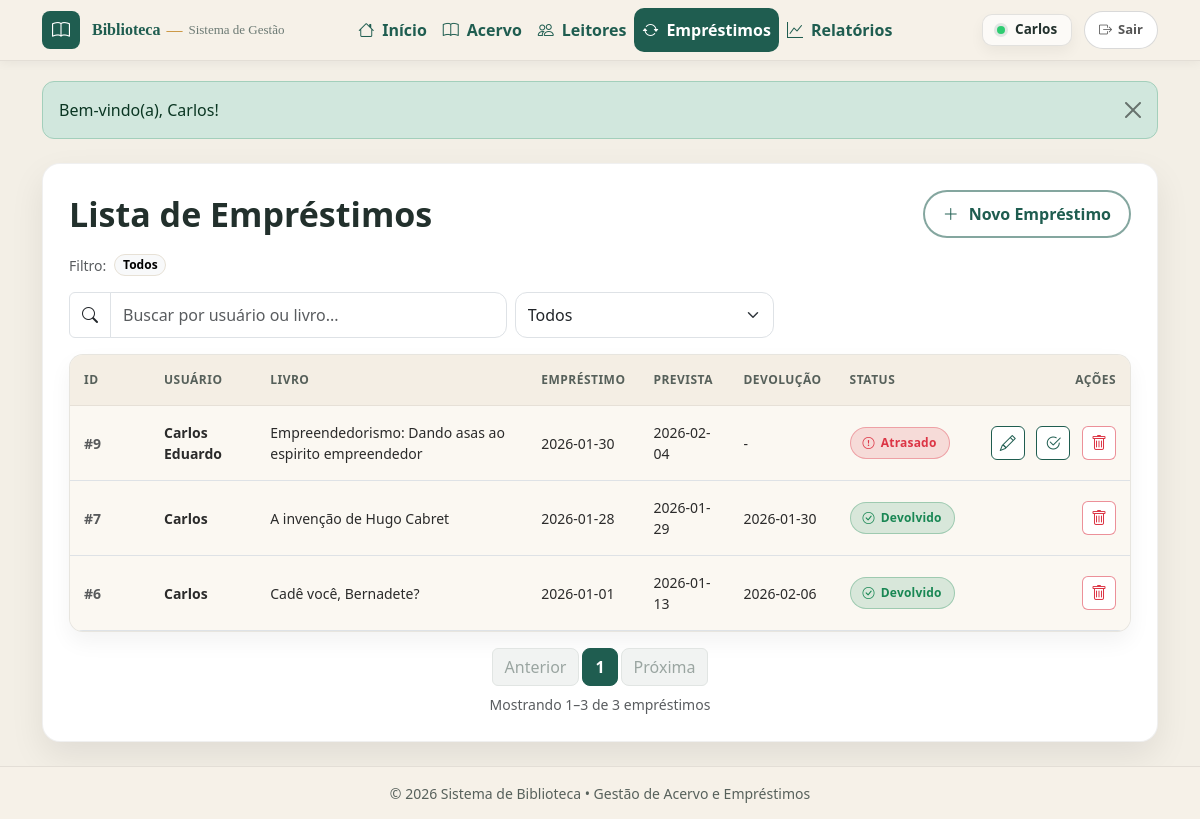
The app's page /emprestimos/listar.php (signed in), older data.
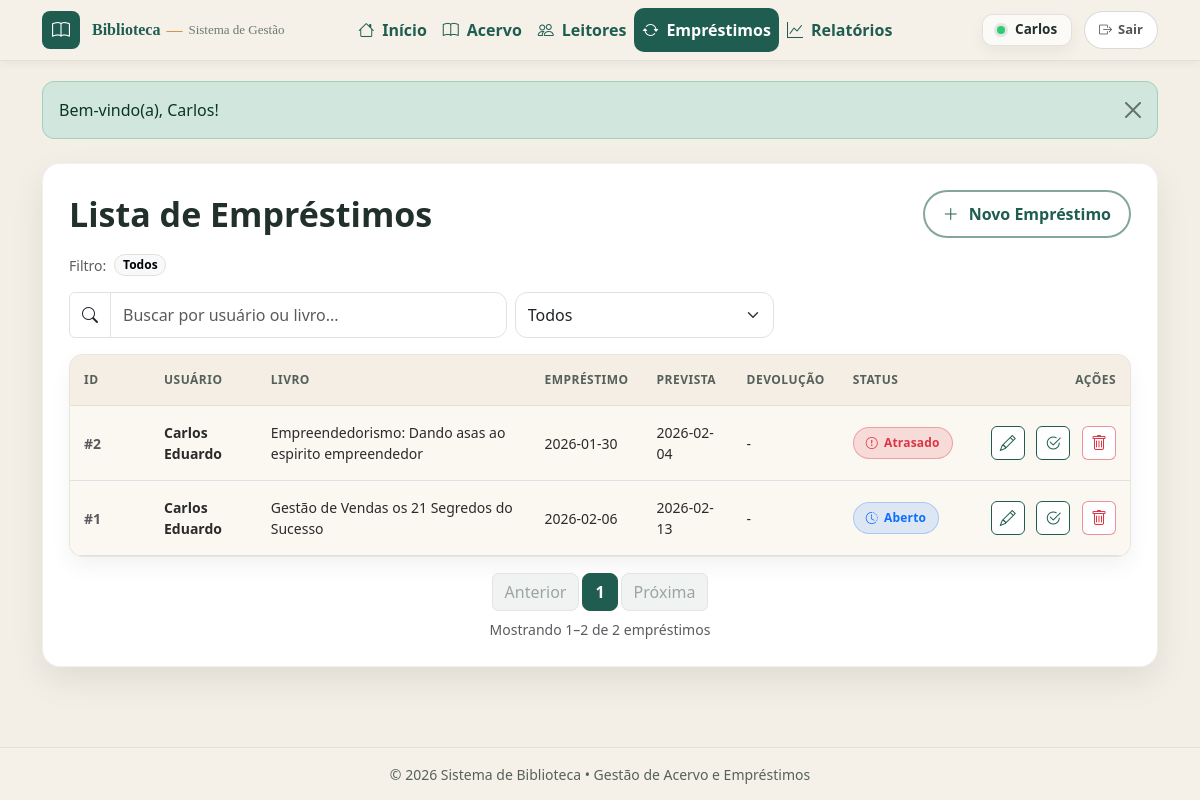
The same page, newer data.
### tables this page shows
CREATE TABLE `emprestimos` (
  `id` int(11) NOT NULL,
  `id_usuario` int(11) NOT NULL,
  `id_livro` int(11) NOT NULL,
  `data_emprestimo` date DEFAULT curdate(),
  `data_prevista` date DEFAULT NULL,
  `data_devolucao` date DEFAULT NULL,
  `devolvido` tinyint(1) DEFAULT 0
);

CREATE TABLE `usuarios` (
  `id` int(11) NOT NULL,
  `nome` varchar(100) NOT NULL,
  `email` varchar(255) DEFAULT NULL,
  `telefone` varchar(20) DEFAULT NULL,
  `criado_em` timestamp NOT NULL DEFAULT current_timestamp(),
  `perfil` enum('admin','leitor') NOT NULL,
  `cpf` varchar(14) NOT NULL,
  `ativo` tinyint(1) NOT NULL DEFAULT 1
);

CREATE TABLE `livros` (
  `id` int(11) NOT NULL,
  `titulo` varchar(150) NOT NULL,
  `autor` varchar(100) DEFAULT NULL,
  `ano_publicacao` int(11) DEFAULT NULL,
  `disponivel` tinyint(1) DEFAULT 1,
  `criado_em` timestamp NOT NULL DEFAULT current_timestamp(),
  `ISBN` varchar(20) DEFAULT NULL,
  `capa_url` varchar(255) DEFAULT NULL,
  `qtd_total` int(11) NOT NULL DEFAULT 1,
  `qtd_disp` int(11) NOT NULL DEFAULT 1,
  `categoria` int(11) DEFAULT NULL,
  `sinopse` text DEFAULT NULL,
  `assuntos` text DEFAULT NULL,
  `editora` varchar(255) DEFAULT NULL
);

### emprestimos/listar.php (the view, shortened to what the changed rows need)
<?php
include("../conexao.php");
include("../includes/header.php");
$hoje = date('Y-m-d');
$por_pagina = 10;
$pagina = isset($_GET['p']) ? (int)$_GET['p'] : 1;
$q = trim($_GET['q'] ?? '');
$status = trim($_GET['status'] ?? '');
$where = [];
$params = [];
$types = "";
$whereSql = count($where) ? ("WHERE " . implode(" AND ", $where)) : "";
$sqlCount = "
  SELECT COUNT(*) AS total
  FROM emprestimos e
  JOIN usuarios u ON u.id = e.id_usuario
  JOIN livros l ON l.id = e.id_livro
  $whereSql
";
$stmtC = mysqli_prepare($conn, $sqlCount);
mysqli_stmt_execute($stmtC);
$resC = mysqli_stmt_get_result($stmtC);
$total = (int)(mysqli_fetch_assoc($resC)['total'] ?? 0);
$total_paginas = max(1, (int)ceil($total / $por_pagina));
$offset = ($pagina - 1) * $por_pagina;
$sql = "
  SELECT
    e.id,
    e.data_emprestimo,
    e.data_prevista,
    e.data_devolucao,
    e.devolvido,
    u.nome AS usuario_nome,
    l.titulo AS livro_titulo
  FROM emprestimos e
  JOIN usuarios u ON u.id = e.id_usuario
  JOIN livros l ON l.id = e.id_livro
  $whereSql
  ORDER BY e.id DESC
  LIMIT ? OFFSET ?
";
$stmt = mysqli_prepare($conn, $sql);
$types2 = $types . "ii";
$params2 = $params;
$params2[] = $por_pagina;
$params2[] = $offset;
mysqli_stmt_bind_param($stmt, $types2, ...$params2);
mysqli_stmt_execute($stmt);
$r = mysqli_stmt_get_result($stmt);
$inicio = ($total === 0) ? 0 : ($offset + 1);
$fim = min($offset + $por_pagina, $total);
function montaLink($p, $q, $status)
{
  $qs = [];
  if ($p) $qs['p'] = $p;
  return "listar.php?" . http_build_query($qs);
}
?>
<div class="container my-4">
  <div class="page-card">
    <div class="page-card__head">
      <h2 class="page-card__title">Lista de Empréstimos</h2>
    </div>
    <div class="table-base-wrap">
      <div class="table-responsive">
        <table class="table table-base align-middle mb-0">
          <thead>
            <tr>
              <th class="col-id">ID</th>
              <th>Usuário</th>
              <th>Livro</th>
              <th class="col-ano">Empréstimo</th>
              <th class="col-ano">Prevista</th>
              <th class="col-ano">Devolução</th>
              <th class="col-status">Status</th>
              <th class="text-end col-acoes">Ações</th>
            </tr>
          </thead>
          <tbody id="tbody-emprestimos">
            <?php while ($e = mysqli_fetch_assoc($r)) {
              $devolvido = (int)$e['devolvido'];
              $prevista  = $e['data_prevista'] ?? null;
              $atrasado  = ($devolvido === 0 && !empty($prevista) && $prevista < $hoje);
              $livroAttr = htmlspecialchars($e['livro_titulo'], ENT_QUOTES);
              $userAttr  = htmlspecialchars($e['usuario_nome'], ENT_QUOTES);
            ?>
              <tr>
                <td class="text-muted fw-semibold">#<?= (int)$e['id'] ?></td>
                <td class="fw-semibold"><?= htmlspecialchars($e['usuario_nome']) ?></td>
                <td><?= htmlspecialchars($e['livro_titulo']) ?></td>
                <td><?= htmlspecialchars($e['data_emprestimo']) ?></td>
                <td><?= htmlspecialchars($e['data_prevista'] ?? '-') ?></td>
                <td><?= htmlspecialchars($e['data_devolucao'] ?? '-') ?></td>
                <td>
                  <?php if ($devolvido === 1) { ?>
                    <span class="badge-status badge-done">
                      <i class="bi bi-check-circle"></i> Devolvido
                    </span>
                  <?php } elseif ($atrasado) { ?>
                    <span class="badge-status badge-late">
                      <i class="bi bi-exclamation-circle"></i> Atrasado
                    </span>
                  <?php } else { ?>
                    <span class="badge-status badge-open">
                      <i class="bi bi-clock-history"></i> Aberto
                    </span>
                  <?php } ?>
                </td>
                <td class="text-end">
                  <?php if ($devolvido === 0) { ?>
                    <a class="icon-btn icon-btn--edit"
                      href="editar.php?id=<?= (int)$e['id'] ?>"
                      title="Editar">
                      <i class="bi bi-pencil"></i>
                    </a>
                    <a class="icon-btn icon-btn--edit"
                      href="#"
                      data-action="devolver"
                      data-id="<?= (int)$e['id'] ?>"
                      data-livro="<?= $livroAttr ?>"
                      data-usuario="<?= $userAttr ?>"
                      title="Devolver">
                      <i class="bi bi-check2-circle"></i>
                    </a>
                  <?php } ?>
                  <a class="icon-btn icon-btn--del"
                    href="#"
                    data-action="excluir"
                    data-id="<?= (int)$e['id'] ?>"
                    data-livro="<?= $livroAttr ?>"
                    data-usuario="<?= $userAttr ?>"
                    title="Excluir">
                    <i class="bi bi-trash"></i>
                  </a>
                </td>
              </tr>
            <?php } ?>
          </tbody>
        </table>
      </div>
    </div>
    <div class="d-flex flex-column align-items-center gap-2 mt-3">
      <nav id="paginacao-emprestimos">
        <ul class="pagination pagination-green mb-0">
          <?php
          $janela = 2;
          $ini = max(1, $pagina - $janela);
          $fimPag = min($total_paginas, $pagina + $janela);
          for ($p = $ini; $p <= $fimPag; $p++) {
          ?>
            <li class="page-item <?= ($p === $pagina) ? 'active' : '' ?>">
              <a class="page-link" href="<?= montaLink($p, $q, $status) ?>"><?= $p ?></a>
            </li>
          <?php } ?>
        </ul>
      </nav>
      <div id="resumo-emprestimos" class="text-muted small">
        Mostrando <?= $inicio ?>–<?= $fim ?> de <?= $total ?> empréstimos
      </div>
    </div>
  </div>
</div>
<?php include("../includes/footer.php"); ?>

Row changes from the older to the newer data that the page shows:
removed emprestimos: id "9", id_usuario.nome "Carlos Eduardo", id_livro.titulo "Empreendedorismo: Dando asas ao espirito empreendedor", data_emprestimo "2026-01-30", data_prevista "2026-02-04", data_devolucao "-", devolvido 0 (drawn)
removed emprestimos: id "7", id_usuario.nome "Carlos", id_livro.titulo "A invenção de Hugo Cabret", data_emprestimo "2026-01-28", data_prevista "2026-01-29", data_devolucao "2026-01-30", devolvido 1 (drawn)
removed emprestimos: id "6", id_usuario.nome "Carlos", id_livro.titulo "Cadê você, Bernadete?", data_emprestimo "2026-01-01", data_prevista "2026-01-13", data_devolucao "2026-02-06", devolvido 1 (drawn)
added emprestimos: id "2", id_usuario.nome "Carlos Eduardo", id_livro.titulo "Empreendedorismo: Dando asas ao espirito empreendedor", data_emprestimo "2026-01-30", data_prevista "2026-02-04", data_devolucao "-", devolvido 0 (drawn)
added emprestimos: id "1", id_usuario.nome "Carlos Eduardo", id_livro.titulo "Gestão de Vendas os 21 Segredos do Sucesso", data_emprestimo "2026-02-06", data_prevista "2026-02-13", data_devolucao "-", devolvido 0 (drawn)
Text that changed along with them:
$fim: "3" → "2"
$total: "3" → "2"
